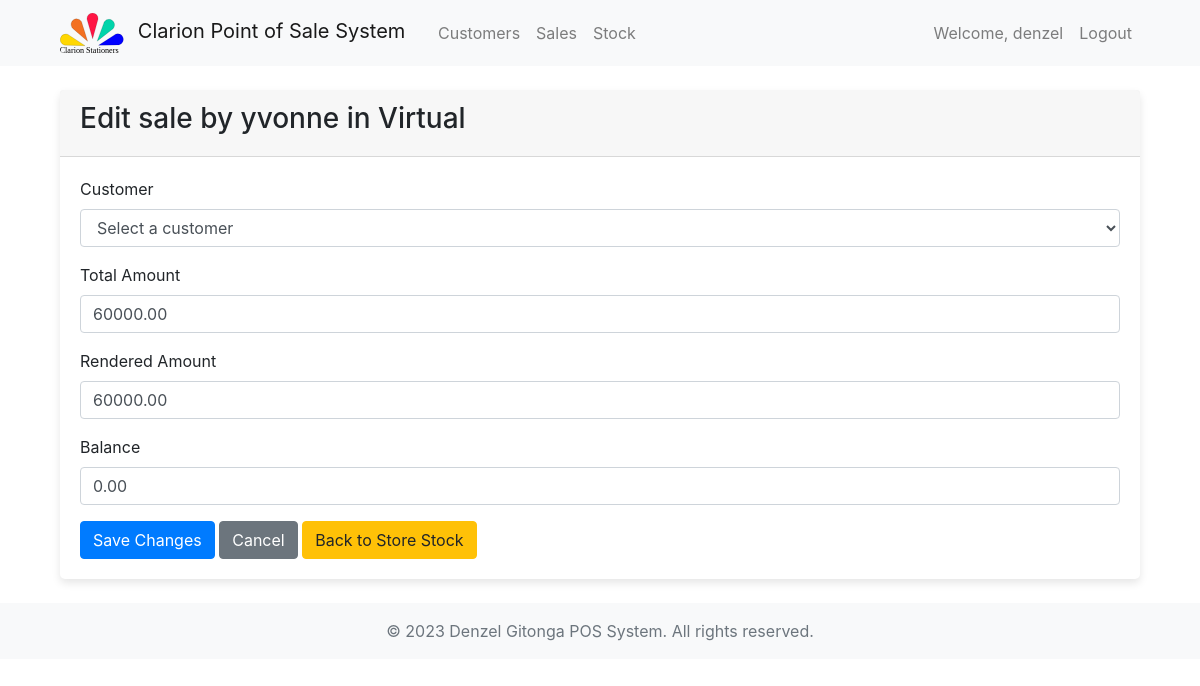
/admin-dashboard/sale/update/1/54/ (signed in), run on the app's committed database.
### accounts/models.py (models this page shows, shortened)
class User(AbstractBaseUser, PermissionsMixin):
    username = models.CharField(max_length=255, unique=True)
    email = models.EmailField(max_length=255, unique=True)
    store = models.ForeignKey(Store, on_delete=models.CASCADE, related_name='stores', null=True, blank=True)
    phone_number = models.CharField(max_length=20, blank=True, null=True)
    full_name = models.CharField(max_length=255, blank=True, null=True)
    is_staff = models.BooleanField(default=False)
    is_active = models.BooleanField(default=True)
    groups = models.ManyToManyField(
        'auth.Group',
        blank=True,
        related_name='myuser_set',
        related_query_name='user',
    )
    user_permissions = models.ManyToManyField(
        'auth.Permission',
        blank=True,
        related_name='myuser_set',
        related_query_name='user',
    )
    objects = UserManager()
    USERNAME_FIELD = 'username'
    REQUIRED_FIELDS = ['email']

### sales/models.py (models this page shows, shortened)
class Sale(models.Model):
    sold_by = models.ForeignKey(settings.AUTH_USER_MODEL, on_delete=models.CASCADE, editable=False)
    date = models.DateTimeField(auto_now_add=True)
    total_amount = models.DecimalField(max_digits=10, decimal_places=2)
    rendered_amount = models.DecimalField(default=0, max_digits=10, decimal_places=2)
    balance = models.DecimalField(default=0, max_digits=10, decimal_places=2)
    customer = models.ForeignKey(Customer, on_delete=models.CASCADE)

### inventory/models.py (models this page shows, shortened)
class Store(models.Model):
    name = models.CharField(max_length=100)

### admin_dashboard/views.py (the view, shortened to what this page needs)
# urls.py: path('sale/update/<int:store_id>/<int:sale_id>/', views.sale_update, name='sale_update'), # update sale
@staff_member_required(login_url='accounts:login')
def sale_update(request, store_id, sale_id):
    store = get_object_or_404(Store, id=store_id)
    sale = get_object_or_404(Sale, id=sale_id, sold_by__store=store)
    customers = Customer.objects.all()
    context = {
        'customers': customers,
        'store': store,
        'sale': sale,
    }
    return render(request, 'admin/sales/sales_update.html', context)

### templates/admin/sales/sales_update.html (shortened to what this page needs)
{% extends 'common/base.html' %}
{% block content %}
<div class="container">
    <div class="card">
      <div class="card-header">
        <h3>Edit sale by {{ sale.sold_by.username }} in {{ store.name }}</h3>
      </div>
      <div class="card-body">
        <form method="POST">
            <div class="form-group">
                <label for="customer">Customer</label>
                <select class="form-control" id="id_customer" name="customer" required>
                <option value="">Select a customer</option>
                </select>
            </div>
          <div class="form-group">
            <label for="quantity">Total Amount</label>
            <input type="number" class="form-control" id="id_total_amount" name="total_amount" value="{{ sale.total_amount }}" required>
          </div>
          <div class="form-group">
            <label for="quantity">Rendered Amount</label>
            <input type="number" class="form-control" id="id_rendered_amount" name="rendered_amount" value="{{ sale.rendered_amount }}" required>
          </div>
          <div class="form-group">
            <label for="quantity">Balance</label>
            <input type="number" class="form-control" id="id_balance" name="balance" value="{{ sale.balance }}" required>
          </div>
          <button type="submit" class="btn btn-primary">Save Changes</button>
          <a class="btn btn-secondary" href="{% url 'admin_dashboard:sale_detail' store.id sale.id %}">Cancel</a>
          <a class="btn btn-warning" href="{% url 'admin_dashboard:sales_list' store.id %}">Back to Store Stock</a>
        </form>
      </div>
    </div>
</div>
{% endblock %}

### templates/common/header.html (shortened to what this page needs)
{% load static %}
<header>
  <nav class="navbar navbar-expand-lg navbar-light bg-light">
      <div class="container">
        {% if user.is_authenticated and user.is_superuser %}
          <a class="navbar-brand col-md-2" href="{% url 'admin_dashboard:dashboard' %}">
              <img src="{% static 'images/logos/clarion_logo.svg' %}" alt="Logo" height="40" class="mr-2 rounded">
              Clarion Point of Sale System
          </a>
        {% endif %}
          <div class="collapse navbar-collapse justify-content-between col-md-8" id="navbarNav">
            {% if user.is_authenticated %}
              {% if user.is_superuser %}
                <ul class="navbar-nav">
                <li class="nav-item">
                  <a class="nav-link" href="{% url 'inventory:customers_list' %}">Customers</a>
                </li>
                <li class="nav-item">
                  <a class="nav-link" href="{% url 'sales:sales_list' %}">Sales</a>
                </li>
                <li class="nav-item">
                  <a class="nav-link" href="{% url 'inventory:store_stock' %}">Stock</a>
                </li>
                </ul>
                <ul class="navbar-nav ml-auto">
                  <li class="nav-item">
                    <a class="nav-link" href="#">
                      Welcome, {{ user.username }}
                    </a>
                  </li>
                  <li class="nav-item">
                    <a class="nav-link" href="{% url 'accounts:logout' %}">Logout</a>
                  </li>
                </ul>
              {% endif %}
            {% endif %}
          </div>
      </div>
  </nav>
</header>

### static/custom_css/styles.css (style rules this page uses)
.card { box-shadow: 0px 4px 8px rgba(0, 0, 0, 0.1); border: none; transition: 0.3s; border-radius: 5px; }

### data on the page
User: username "denzel"
Sale: sold_by.username "yvonne", total_amount "60000.00", rendered_amount "60000.00", balance "0.00"
Store: name "Virtual"
